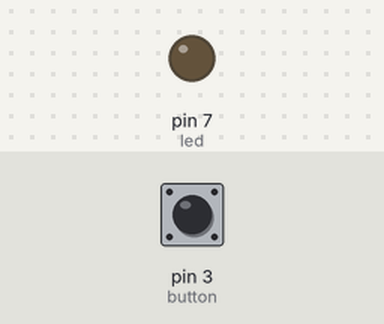
Simulated run of this program. Board: Raspberry Pi (header pin numbers). Shown: output pins drawn as LEDs (lit = HIGH). The test bench sets the inputs (shaded band); at power-on: pin 3 (button) HIGH.

Above: at 1.2 s.
1.3 s: pin 3 (button) pulled LOW for 3.2 s
At 5.0 s:
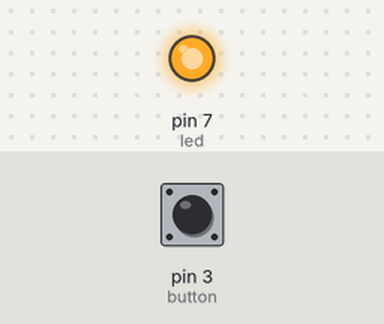
6.0 s: pin 3 (button) pulled LOW for 0.15 s
At 6.3 s:
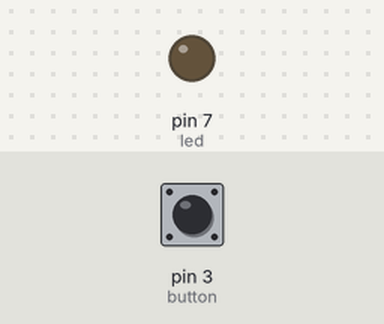
Timing chart, 0 to 9.0 s (numbered marks = the images above; inputs shaded):
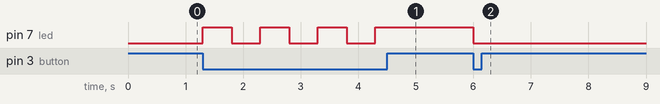

The program:

button_board.py
```python
#!/usr/bin/python3
import RPi.GPIO as GPIO
import time

led = 7
button = 3
GPIO.setmode(GPIO.BOARD)
GPIO.setup(led, GPIO.OUT)
GPIO.setup(button, GPIO.IN,pull_up_down=GPIO.PUD_UP)
try:
    while True:
        if GPIO.input(button) == GPIO.LOW:
            GPIO.output(led,not GPIO.input(led))
            time.sleep(0.5)
except KeyboardInterrupt:
    GPIO.cleanup()
    print("Done")
```

Measured:
- after the input at 1.3 s, pin 7 (led): alternates HIGH for 0.50 s and LOW for 0.50 s, 7 changes in all, then stays HIGH, starting at once
- after the input at 6.0 s, pin 7 (led): HIGH → LOW at once
